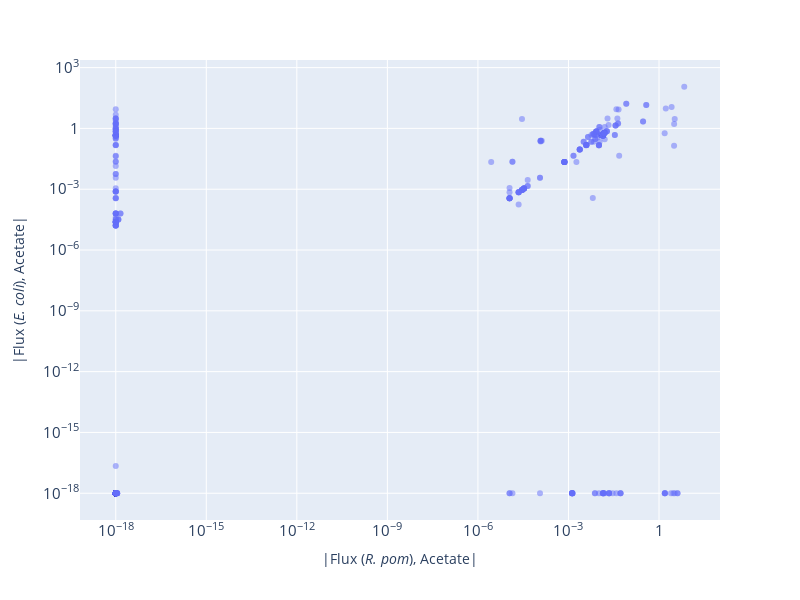

Write notebook code for a chart like this one.
### Code cell
# E. coli acetate vs. R. pom acetate

import plotly.express as px
import plotly.graph_objects as go
from ipywidgets import widgets

subset_data = reaction_data[reaction_data["has_link"]]

# Add small positive value to prevent log(0)
subset_data["rpom_flux_adj"] = 1e-18 + subset_data["rpom_ace_flux"].abs()
subset_data["ecoli_flux_adj"] = 1e-18 + subset_data["ecoli_ace_flux"].abs()

subset_data["reaction_str"] = [model.reactions.get_by_id(rxn).reaction for rxn in subset_data["id"]]
fig = px.scatter(subset_data,
                 x="rpom_flux_adj",
                 y="ecoli_flux_adj",
                 custom_data=subset_data[["id", "reaction_str", "rpom_ace_flux", "ecoli_ace_flux"]],
                 labels={
                    "rpom_flux_adj" : "|Flux (<i>R. pom</i>), Acetate|",
                    "ecoli_flux_adj" : "|Flux (<i>E. coli</i>), Acetate|"
                 },
                 log_x = True,
                 log_y = True,
                 opacity=0.5)
fig.update_traces(
    hovertemplate="<br>".join([
        "<b>%{customdata[0]}</b>",
        "rpom flux: %{customdata[2]}",
        "ecoli flux: %{customdata[3]}",
        "rxn: %{customdata[1]}"
    ]))

# fig.update_yaxes(range=[abs(subset_data["ecoli_flux"][subset_data["ecoli_flux"] != 0].min()), subset_data["ecoli_flux"].max()])

fig.update_layout(
    width=800,
    height=600,
    yaxis = dict(
        showexponent = 'all',
        exponentformat = 'power'
    ),
    xaxis = dict(
        showexponent = 'all',
        exponentformat = 'power'
    ),
)

### Figure 1 — Plotly figure (JSON) as saved in the notebook; plotly's stock layout.template omitted (floating-point values rounded to 4 significant figures; data arrays with more than 128 entries replaced by an {"elided": "..."} marker saying what was removed)
{"data": [{"customdata": {"elided": "595x4 mixed values"}, "hovertemplate": "<b>%{customdata[0]}</b><br>rpom flux: %{customdata[2]}<br>ecoli flux: %{customdata[3]}<br>rxn: %{customdata[1]}", "legendgroup": "", "marker": {"color": "#636efa", "opacity": 0.5, "symbol": "circle"}, "mode": "markers", "name": "", "orientation": "h", "showlegend": false, "type": "scatter", "x": {"elided": "595 float values"}, "xaxis": "x", "y": {"elided": "595 float values"}, "yaxis": "y"}], "layout": {"height": 600, "legend": {"tracegroupgap": 0}, "margin": {"t": 60}, "width": 800, "xaxis": {"anchor": "y", "domain": [0, 1], "exponentformat": "power", "showexponent": "all", "title": {"text": "|Flux (<i>R. pom</i>), Acetate|"}, "type": "log"}, "yaxis": {"anchor": "x", "domain": [0, 1], "exponentformat": "power", "showexponent": "all", "title": {"text": "|Flux (<i>E. coli</i>), Acetate|"}, "type": "log"}}}
